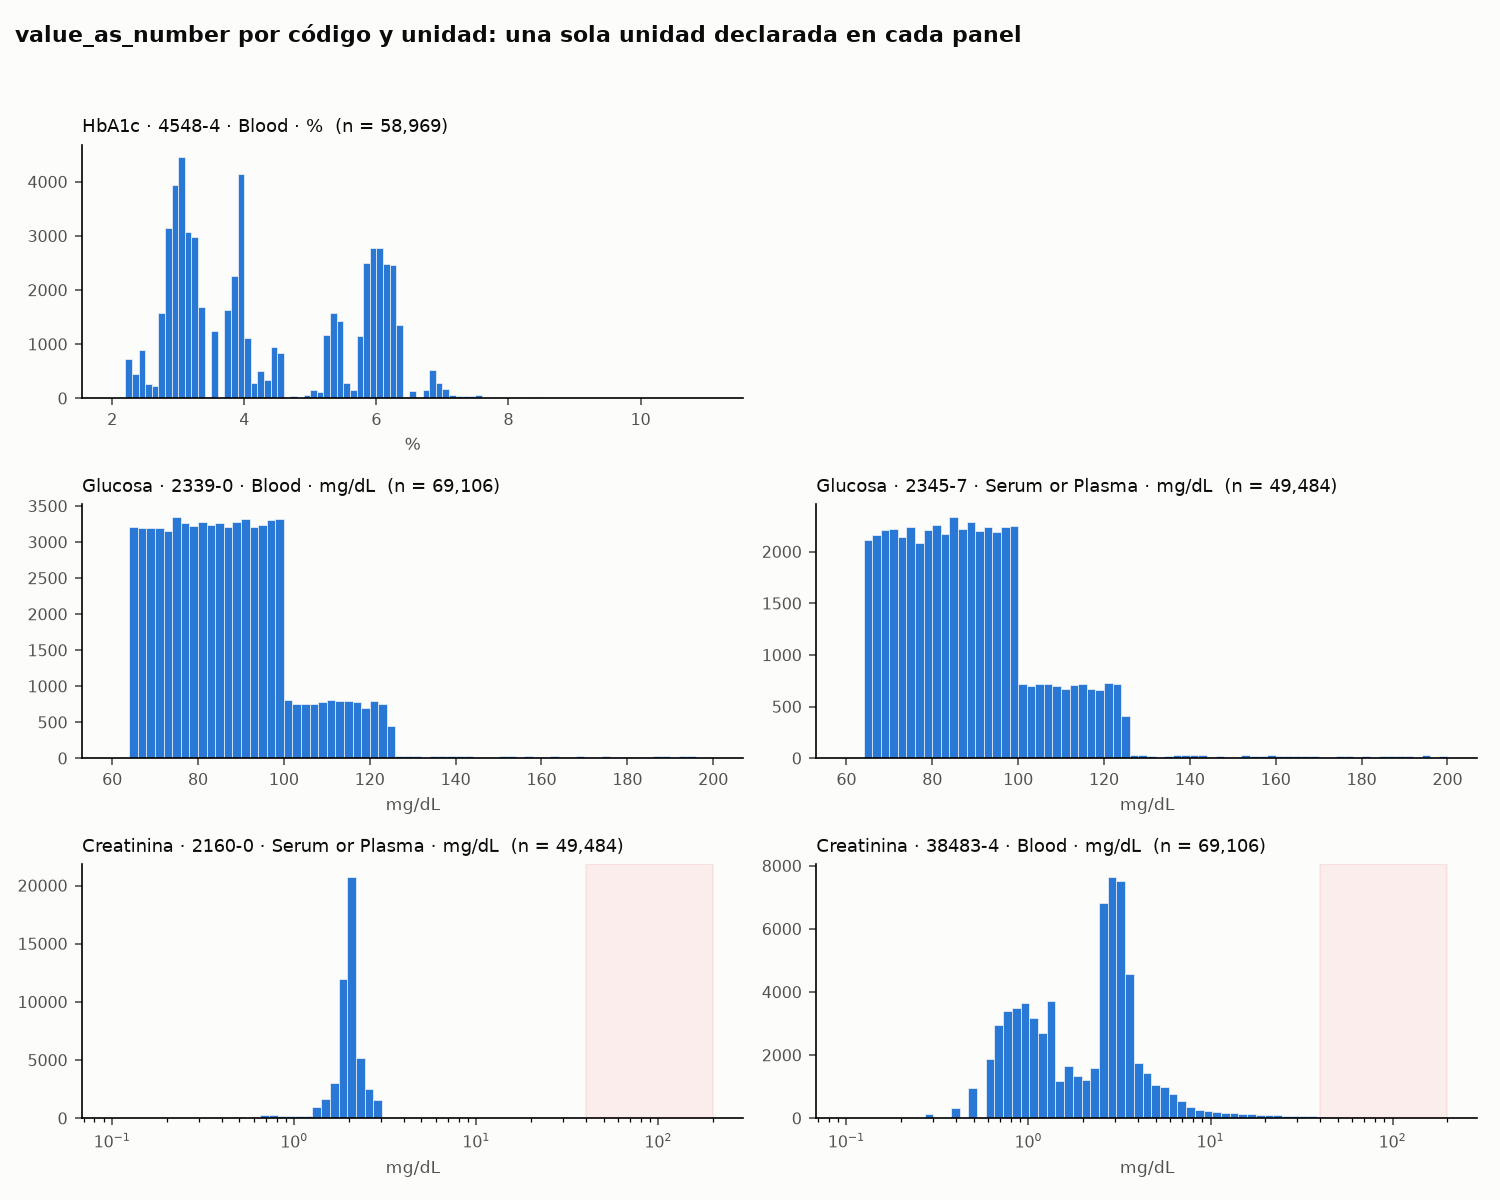

Here is the Python script that generated this plot:
"""Lab 15, actividad 7: histograma de value_as_number separado por código y unidad.

Ejecuta la consulta 7b de actividades.sql (la lee del archivo, una sola copia)
y guarda figura_unidades.png junto a este script. Solo lectura.

Uso (desde la raíz del repo):
    s15-vocabularios-rxnorm-loinc/tu-entrega/.venv/bin/python \
        s15-vocabularios-rxnorm-loinc/tu-entrega/figura_unidades.py
"""
from pathlib import Path

import matplotlib
matplotlib.use("Agg")
import matplotlib.pyplot as plt
import numpy as np
import pandas as pd
from dotenv import dotenv_values
from sqlalchemy import create_engine, text

AQUI = Path(__file__).resolve().parent
ENV = dotenv_values(AQUI.parents[1] / "s12-omop-cdm-introduccion" / "tu-entrega" / ".env")
sql_todo = (AQUI / "actividades.sql").read_text(encoding="utf-8")
inicio = sql_todo.index("-- Actividad 7b.")
SQL = sql_todo[inicio:sql_todo.index(";\n", inicio)]

motor = create_engine(
    f"postgresql+psycopg2://{ENV['POSTGRES_USER']}:{ENV['POSTGRES_PASSWORD']}"
    f"@localhost:{ENV.get('POSTGRES_PORT', '5433')}/{ENV['POSTGRES_DB']}",
    connect_args={"options": "-c default_transaction_read_only=on"},
)
with motor.connect() as con:
    datos = pd.read_sql(text(SQL), con)

# Control contra las cifras de 7a: si algo cambia, se detiene en vez de dibujar otra cosa.
assert len(datos) == 296_149, len(datos)
assert datos["valor"].notna().all()

AZUL, TINTA, TINTA_2, FONDO, ROJO = "#2a78d6", "#0b0b0b", "#52514e", "#fcfcfb", "#e34948"
# Una fila por analito; un panel por (código, unidad). Bins pensados para cada escala:
# HbA1c y glucosa en lineal; creatinina en log porque la cola llega a ~130.
filas = [("HbA1c", np.arange(2, 11.2, 0.1), False),
         ("Glucosa", np.arange(60, 202, 2), False),
         ("Creatinina", np.logspace(np.log10(0.1), np.log10(200), 70), True)]

fig, ejes = plt.subplots(3, 2, figsize=(10, 8), facecolor=FONDO)
for (analito, bins, log), fila in zip(filas, ejes):
    grupos = list(datos[datos.analito == analito].groupby(["loinc", "system", "unidad"]))
    for ax, ((loinc, system, unidad), g) in zip(fila, grupos):
        ax.set_facecolor(FONDO)
        ax.hist(g["valor"], bins=bins, color=AZUL, edgecolor=FONDO, linewidth=0.3)
        if log:
            ax.set_xscale("log")
            ax.axvspan(40, 200, color=ROJO, alpha=0.08)   # zona ≥ 40 mg/dL a revisar
        ax.set_title(f"{analito} · {loinc} · {system} · {unidad}  (n = {len(g):,})",
                     loc="left", fontsize=8.5, color=TINTA)
        ax.set_xlabel(unidad, fontsize=8, color=TINTA_2)
        ax.tick_params(labelsize=7.5, colors=TINTA_2)
        for lado in ("top", "right"):
            ax.spines[lado].set_visible(False)
    for ax in fila[len(grupos):]:   # HbA1c tiene un solo código en uso
        ax.set_visible(False)

fig.suptitle("value_as_number por código y unidad: una sola unidad declarada en cada panel",
             x=0.01, ha="left", fontsize=10.5, fontweight="bold", color=TINTA)
fig.tight_layout(rect=(0, 0, 1, 0.96))
fig.savefig(AQUI / "figura_unidades.png", dpi=150, facecolor=FONDO)
print(datos.groupby(["analito", "loinc", "unidad"])["valor"].describe().round(2))
